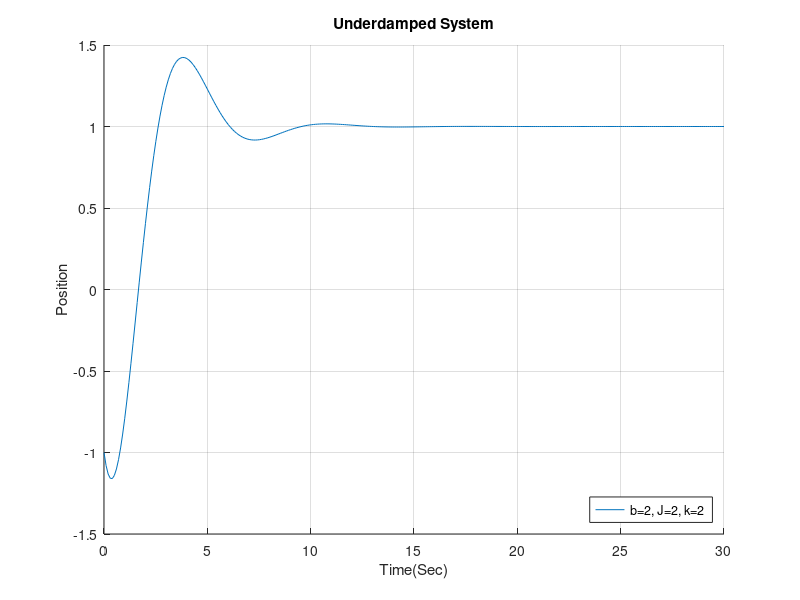

Source code (MATLAB):
clear all; close all; 
%% Problem #3 Underdamped System

%System
J=2;  %Inertia of spinning disk
k=2;  %Spring constant 
b=2;  %Damper constant [Changes per system dynamic] 

%Matrix 
A=[0,1;-k/J,-b/J];
B=[0;k/J];
C=eye(2);
D=zeros(2,1);
x=[-1,0];
u=1;
x_dot=(A.*x)+(B.*u);

%Time
Start_Time=0;
Final_Time=30;
dt=0.1;
dx=Final_Time/dt;

for t=1:dx
    x=x_dot*dt+x;
    x_dot=(A*x)+(B*u);
    y(t)=x(1);
end 

time=linspace(0,dx*dt,dx);

figure
hold on
plot(time,y)
grid on
xlabel('Time(Sec)')
ylabel('Position')
title('Underdamped System')
legend('b=2, J=2, k=2','location','southeast')
hold off 